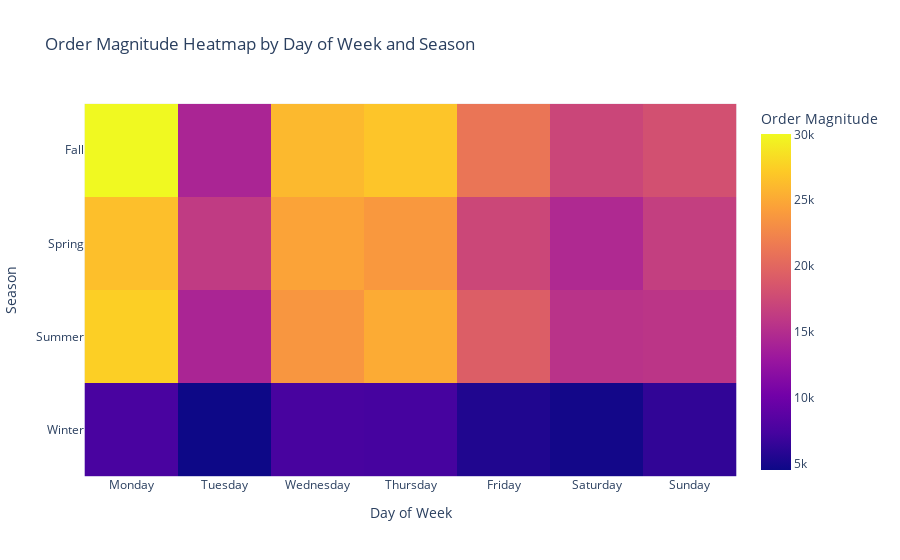

This figure's notebook cell:
### Markdown cell above
Below we look at the order count by the day of the week and by the season. This will allow us to see patterns in the data more clearly than in the above bar graph.

### Code cell
# Copy relevant columns to a new DataFrame
df_hm = eda_train[['season', 'day_of_week', 'orders']].copy()

# Convert categorical variables to numeric codes
df_hm['season'] = df_hm['season'].astype('category').cat.codes
df_hm['day_of_week'] = df_hm['day_of_week'].astype('category').cat.codes

# Pivot the data
pivot_data = df_hm.pivot_table(index='season', columns='day_of_week', values='orders', aggfunc='sum')

# Create heatmap
fig = px.imshow(pivot_data,
                labels=dict(x="Day of Week", y="Season", color="Order Magnitude"),
                x=['Monday', 'Tuesday', 'Wednesday', 'Thursday', 'Friday', 'Saturday', 'Sunday'],
                y=['Fall', 'Spring', 'Summer', 'Winter'],
                title='Order Magnitude Heatmap by Day of Week and Season')
fig.show()

### Figure 1 — Plotly figure (JSON) as saved in the notebook; plotly's stock layout.template omitted (floating-point values rounded to 4 significant figures)
{"data": [{"coloraxis": "coloraxis", "hovertemplate": "Day of Week: %{x}<br>Season: %{y}<br>Order Magnitude: %{z}<extra></extra>", "name": "0", "type": "heatmap", "x": ["Monday", "Tuesday", "Wednesday", "Thursday", "Friday", "Saturday", "Sunday"], "xaxis": "x", "y": ["Fall", "Spring", "Summer", "Winter"], "yaxis": "y", "z": [[30037, 14241, 26068, 26844, 21172, 17160, 18101], [26498, 16169, 24657, 23857, 17281, 14601, 16520], [27489, 14217, 23682, 25149, 19254, 15535, 15683], [7543, 4493, 7488, 7350, 5439, 4781, 6292]]}], "layout": {"coloraxis": {"colorbar": {"title": {"text": "Order Magnitude"}}, "colorscale": [[0, "#0d0887"], [0.1111, "#46039f"], [0.2222, "#7201a8"], [0.3333, "#9c179e"], [0.4444, "#bd3786"], [0.5556, "#d8576b"], [0.6667, "#ed7953"], [0.7778, "#fb9f3a"], [0.8889, "#fdca26"], [1, "#f0f921"]]}, "title": {"text": "Order Magnitude Heatmap by Day of Week and Season"}, "xaxis": {"anchor": "y", "constrain": "domain", "domain": [0, 1], "scaleanchor": "y", "title": {"text": "Day of Week"}}, "yaxis": {"anchor": "x", "autorange": "reversed", "constrain": "domain", "domain": [0, 1], "title": {"text": "Season"}}}}
